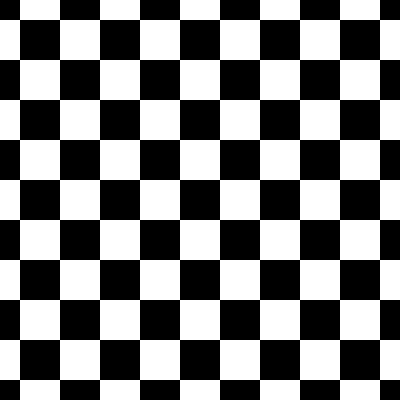
Frame 1 (no input)
Frame 2 (the mouse pressed at the canvas centre, redrawn once): identical to frame 1, image omitted

The p5.js sketch that drew this single still picture (run headless with seeded random() and noise() and a simulated clock; the mouse was pressed at the canvas centre and the sketch redrawn once):

// p5.js sketch
// ── sketch.js
function setup() {
  createCanvas(400, 400);
  rectMode(CENTER);
  noLoop();
}

function draw() {
  background(220);
  w = 40;
  h = 40;
  noStroke();
  for (i = 0; i < width; i++) {
    for (j = 0; j < height; j++) {
      if (j % 2 == 0) {
        if (i % 2 == 0) {
          fill(0);
        } else {
          fill(255);
        }
      } else {
        if (i % 2 == 0) {
          fill(255);
        } else {
          fill(0);
        }
      }
      rect(i * w, j * h, w, h);
    }
  }
}
